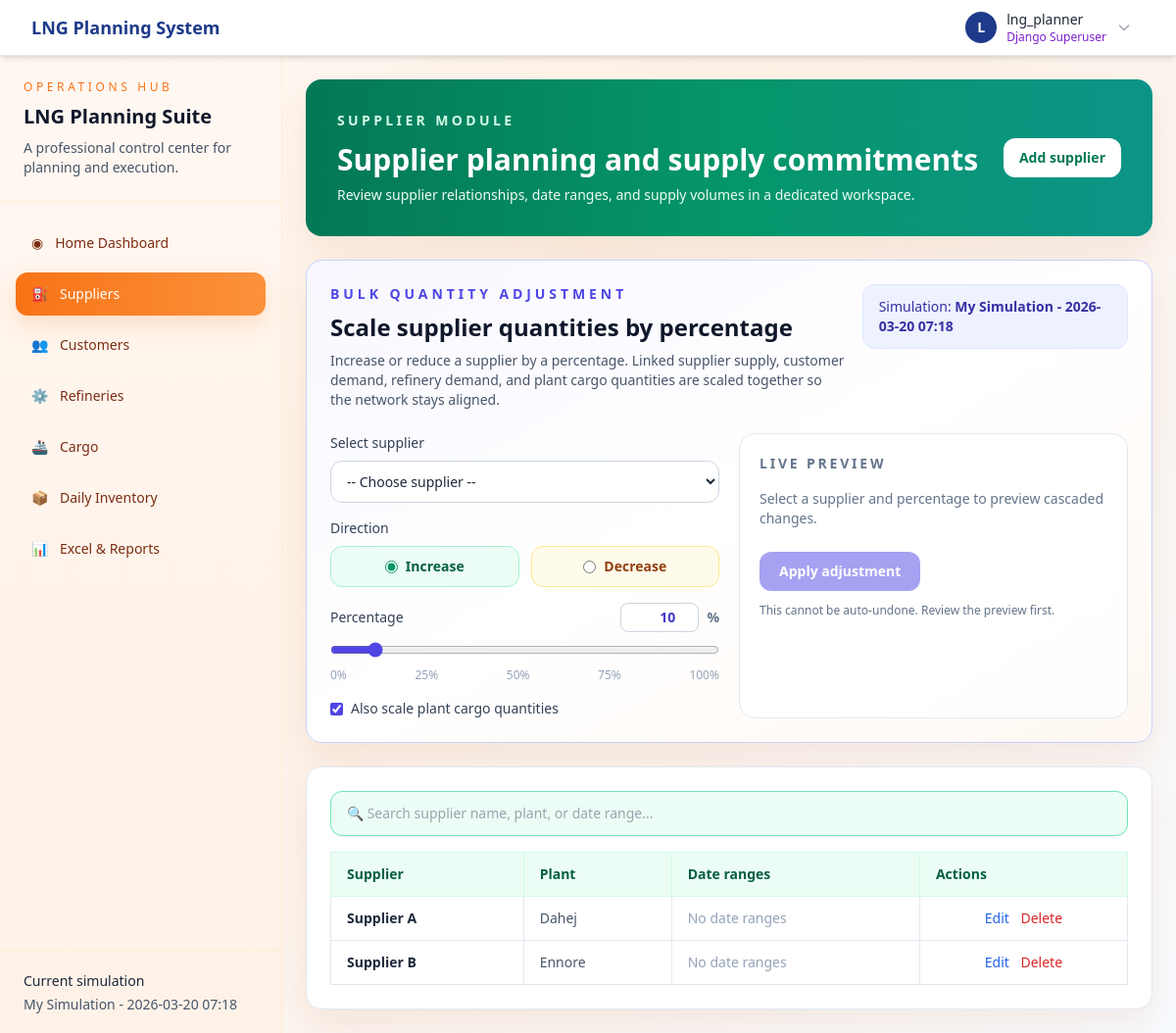
/dashboard/section/suppliers/ (signed in), run on an earlier commit of the app's database.
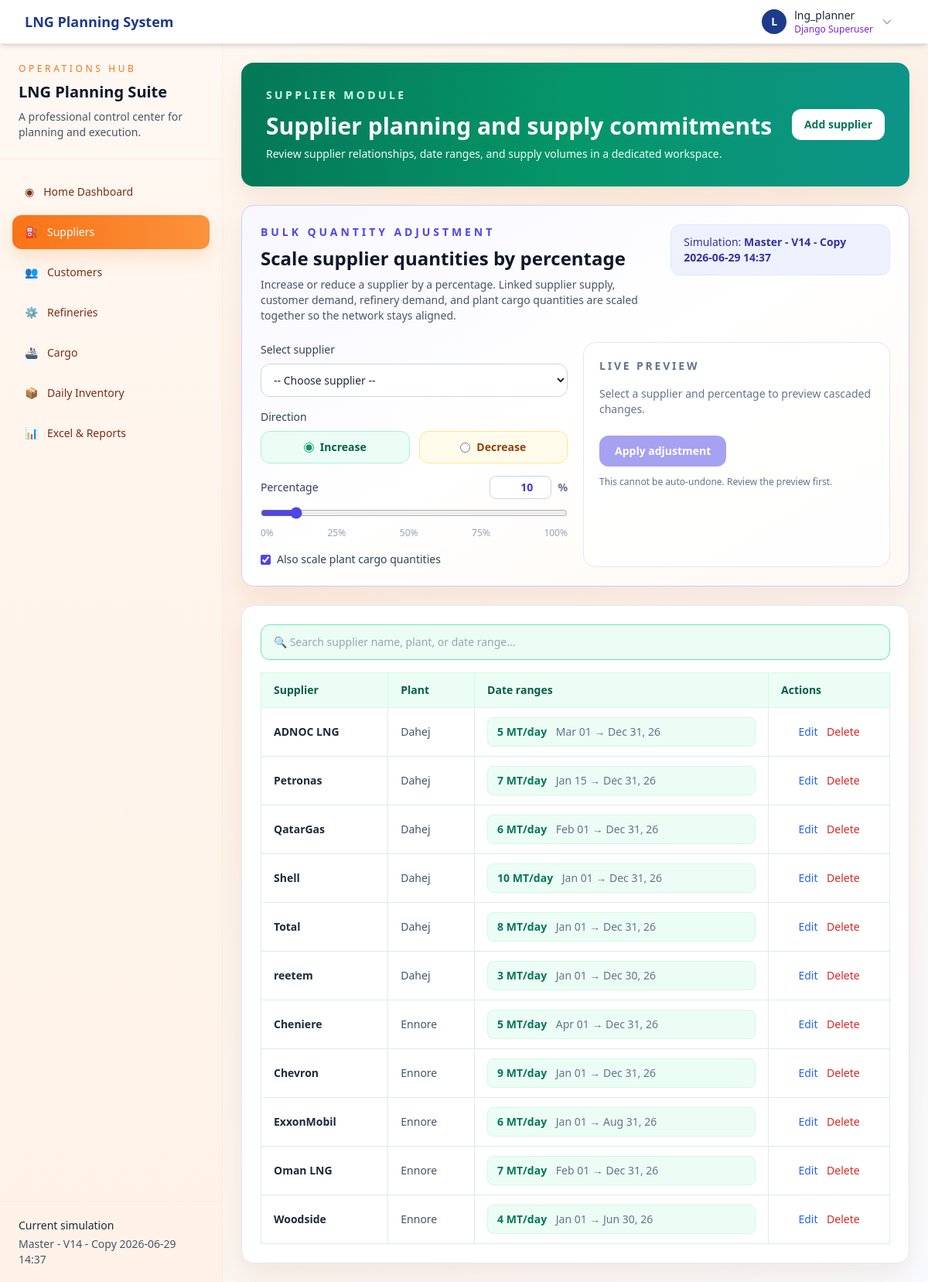
And on a later commit of the database.
### lng_planner/models.py (models this page shows, shortened)
class Simulation(models.Model):
    user = models.ForeignKey(User, on_delete=models.CASCADE, related_name='simulations', null=True, blank=True)
    name = models.CharField(max_length=200, default='Untitled Simulation')
    start_date = models.DateField()
    end_date = models.DateField()
    created_at = models.DateTimeField(auto_now_add=True)
    updated_at = models.DateTimeField(auto_now=True)
    is_active = models.BooleanField(default=True)
    is_master = models.BooleanField(default=False, help_text="Master simulation loaded from SAP")
    sap_api_url = models.URLField(blank=True, help_text="SAP API URL for refreshing master data")
    last_sap_sync = models.DateTimeField(null=True, blank=True, help_text="Last time master data was synced from SAP")
    master_version = models.ForeignKey(
        MasterVersion,
        on_delete=models.SET_NULL,
        null=True,
        blank=True,
        related_name='simulations',
        help_text="Master version this simulation was created from"
    )
    class Meta:
        ordering = ['-updated_at']

class Plant(models.Model):
    name = models.CharField(max_length=200)
    location = models.CharField(max_length=200, blank=True)
    created_at = models.DateTimeField(auto_now_add=True)
    class Meta:
        ordering = ['name']

class Supplier(models.Model):
    simulation = models.ForeignKey(Simulation, on_delete=models.CASCADE, related_name='suppliers')
    plant = models.ForeignKey(Plant, on_delete=models.CASCADE, related_name='suppliers')
    name = models.CharField(max_length=200)
    preference = models.IntegerField(
        default=1,
        help_text="Lower values are served first"
    )
    created_at = models.DateTimeField(auto_now_add=True)
    class Meta:
        ordering = ['plant__name', 'preference', 'name']

class SupplierDate(models.Model):
    supplier = models.ForeignKey(
        Supplier,
        on_delete=models.CASCADE,
        related_name='date_ranges'
    )
    from_date = models.DateField()
    to_date = models.DateField()
    daily_supply = models.FloatField(validators=[MinValueValidator(0)], help_text="MT per day")
    created_at = models.DateTimeField(auto_now_add=True)
    class Meta:
        ordering = ['from_date']

### lng_planner/views.py (the view)
# urls.py: path('dashboard/section/<str:section>/', views.dashboard_section, name='dashboard_section'),
@login_required
def dashboard_section(request, section):
    valid_sections = {'suppliers', 'customers', 'refineries', 'cargo', 'inventory', 'excel'}
    if section not in valid_sections:
        raise Http404('Section not found')
    context = _build_dashboard_context(request)
    context['active_section'] = section
    context['section_title'] = {
        'suppliers': 'Supplier Operations',
        'customers': 'Customer Management',
        'refineries': 'Refinery Planning',
        'cargo': 'Cargo Operations',
        'inventory': 'Daily Inventory Projection',
        'excel': 'Excel & Reports',
    }[section]
    return render(request, f'lng_planner/dashboard_{section}.html', context)

### lng_planner/templates/lng_planner/dashboard_suppliers.html (shortened to what the changed rows need)
{% extends 'lng_planner/dashboard_shell.html' %}
{% block dashboard_content %}
<div class="space-y-6">
    <div class="rounded-2xl border-0 bg-gradient-to-r from-emerald-700 via-emerald-600 to-teal-600 p-8 card-glow text-white">
        <div class="flex flex-col gap-4 lg:flex-row lg:items-center lg:justify-between">
            <div>
                <h1 class="mt-3 text-3xl font-bold">Supplier planning and supply commitments</h1>
            </div>
        </div>
    </div>
    {% include 'lng_planner/_bulk_quantity_adjustment.html' with bulk_source_type='supplier' bulk_entity_label='supplier' %}
    <div class="rounded-2xl border border-slate-200 bg-white p-6 card-glow">
        <div class="overflow-x-auto">
            <table class="min-w-full border-collapse text-sm" id="supplierTable">
                <thead>
                    <tr class="bg-emerald-50 text-left text-emerald-800">
                        <th class="border border-emerald-100 px-4 py-3 font-semibold">Supplier</th>
                        <th class="border border-emerald-100 px-4 py-3 font-semibold">Plant</th>
                        <th class="border border-emerald-100 px-4 py-3 font-semibold">Date ranges</th>
                        {% if not is_viewing_master %}<th class="border border-emerald-100 px-4 py-3 font-semibold">Actions</th>{% endif %}
                    </tr>
                </thead>
                <tbody>
                    {% if suppliers_summary %}
                    {% for plant_id, supplier_list in suppliers_summary.items %}
                    {% for supplier_summary in supplier_list %}
                    <tr class="hover:bg-emerald-50/70">
                        <td class="border border-slate-200 px-4 py-3 font-semibold text-slate-800">{{ supplier_summary.name }}</td>
                        <td class="border border-slate-200 px-4 py-3 text-slate-600">{{ supplier_summary.plant.name }}</td>
                        <td class="border border-slate-200 px-4 py-3">
                            {% if supplier_summary.ranges %}
                            <div class="space-y-2">
                                {% for range in supplier_summary.ranges %}
                                <div class="rounded-lg border border-emerald-100 bg-emerald-50 px-3 py-2 text-sm">
                                    <span class="font-semibold text-emerald-700">{{ range.daily_supply|floatformat:0 }} MT/day</span>
                                    <span class="ml-2 text-slate-500">{{ range.from_date|date:"M d" }} → {{ range.to_date|date:"M d, y" }}</span>
                                </div>
                                {% endfor %}
                            </div>
                            {% else %}
                            <span class="text-slate-400">No date ranges</span>
                            {% endif %}
                        </td>
                        {% if not is_viewing_master %}
                        <td class="border border-slate-200 px-4 py-3 text-center">
                            <a href="{% url 'lng_planner:edit_supplier' supplier_summary.id %}" class="mr-2 text-blue-600 hover:text-blue-700">Edit</a>
                            <a href="{% url 'lng_planner:delete_supplier' supplier_summary.id %}" onclick="return confirm('Delete this supplier?')" class="text-red-600 hover:text-red-700">Delete</a>
                        </td>
                        {% endif %}
                    </tr>
                    {% endfor %}
                    {% endfor %}
                    {% else %}
                    <tr><td colspan="4" class="px-4 py-6 text-center text-slate-500">No suppliers have been added yet.</td></tr>
                    {% endif %}
                </tbody>
            </table>
        </div>
    </div>
</div>
{% endblock %}

### lng_planner/templates/lng_planner/dashboard_shell.html (shortened to what this page needs)
{% load static %}
<!DOCTYPE html>
<html lang="en">
<head>
    <script src="https://cdn.tailwindcss.com"></script>
</head>
<body class="min-h-screen text-slate-800">
    {% include 'lng_planner/navbar.html' %}
    <div class="flex min-h-[calc(100vh-3.5rem)]">
        <aside class="hidden lg:flex w-72 flex-col border-r border-orange-100 bg-gradient-to-b from-[#fff8f2] via-[#fff4eb] to-[#fef2e8] text-slate-700">
            <div class="border-b border-orange-100 px-6 py-6">
                <p class="text-xs uppercase tracking-[0.3em] text-orange-500">Operations Hub</p>
                <h2 class="mt-2 text-xl font-semibold text-slate-900">LNG Planning Suite</h2>
                <p class="mt-2 text-sm text-slate-600">A professional control center for planning and execution.</p>
            </div>
            <nav class="flex-1 space-y-2 px-4 py-5">
                <a href="{% url 'lng_planner:dashboard' %}" class="sidebar-link {% if active_section == 'home' %}active{% endif %} flex items-center gap-3 rounded-xl px-4 py-3 text-sm font-medium">
                    <span>◉</span><span>Home Dashboard</span>
                </a>
                <a href="{% url 'lng_planner:dashboard_section' 'suppliers' %}" class="sidebar-link {% if active_section == 'suppliers' %}active{% endif %} flex items-center gap-3 rounded-xl px-4 py-3 text-sm font-medium">
                    <span>⛽</span><span>Suppliers</span>
                </a>
                <a href="{% url 'lng_planner:dashboard_section' 'customers' %}" class="sidebar-link {% if active_section == 'customers' %}active{% endif %} flex items-center gap-3 rounded-xl px-4 py-3 text-sm font-medium">
                    <span>👥</span><span>Customers</span>
                </a>
                <a href="{% url 'lng_planner:dashboard_section' 'refineries' %}" class="sidebar-link {% if active_section == 'refineries' %}active{% endif %} flex items-center gap-3 rounded-xl px-4 py-3 text-sm font-medium">
                    <span>⚙️</span><span>Refineries</span>
                </a>
                <a href="{% url 'lng_planner:dashboard_section' 'cargo' %}" class="sidebar-link {% if active_section == 'cargo' %}active{% endif %} flex items-center gap-3 rounded-xl px-4 py-3 text-sm font-medium">
                    <span>🚢</span><span>Cargo</span>
                </a>
                <a href="{% url 'lng_planner:dashboard_section' 'inventory' %}" class="sidebar-link {% if active_section == 'inventory' %}active{% endif %} flex items-center gap-3 rounded-xl px-4 py-3 text-sm font-medium">
                    <span>📦</span><span>Daily Inventory</span>
                </a>
                <a href="{% url 'lng_planner:dashboard_section' 'excel' %}" class="sidebar-link {% if active_section == 'excel' %}active{% endif %} flex items-center gap-3 rounded-xl px-4 py-3 text-sm font-medium">
                    <span>📊</span><span>Excel & Reports</span>
                </a>
            </nav>
            <div class="border-t border-orange-100 px-6 py-5 text-sm text-slate-600">
                <p class="font-medium text-slate-800">Current simulation</p>
                <p class="mt-1">{{ active_simulation.name|default:'No active simulation' }}</p>
            </div>
        </aside>
        <main class="flex-1 p-4 lg:p-6">
            {% block dashboard_content %}{% endblock %}
        </main>
    </div>
</body>
</html>

### lng_planner/templates/lng_planner/_bulk_quantity_adjustment.html (shortened to what the changed rows need)
{% if active_simulation and not is_viewing_master and bulk_source_type %}
<div id="bulk-qty-panel" class="rounded-2xl border border-indigo-200 bg-gradient-to-br from-[#f8f7ff] via-white to-[#fff8f2] p-6 card-glow"
     data-simulation-id="{{ active_simulation.id }}"
     data-source-type="{{ bulk_source_type }}"
     data-preview-url="{% url 'lng_planner:bulk_supply_adjustment' %}"
     data-apply-url="{% url 'lng_planner:bulk_supply_adjustment' %}">
    <div class="flex flex-col gap-4 lg:flex-row lg:items-start lg:justify-between">
        <div>
            <p class="text-sm font-semibold uppercase tracking-[0.28em] text-indigo-600">Bulk quantity adjustment</p>
            <h3 class="mt-2 text-2xl font-semibold text-slate-900">Scale {{ bulk_entity_label }} quantities by percentage</h3>
            <p class="mt-2 max-w-2xl text-sm text-slate-600">
                Increase or reduce a {{ bulk_entity_label }} by a percentage. Linked supplier supply, customer demand, refinery demand,
                and plant cargo quantities are scaled together so the network stays aligned.
            </p>
        </div>
        <div class="rounded-xl border border-indigo-100 bg-indigo-50 px-4 py-3 text-sm text-indigo-800">
            Simulation: <strong>{{ active_simulation.name }}</strong>
        </div>
    </div>
    <div class="mt-6 grid gap-5 lg:grid-cols-2">
        <div class="space-y-4">
            <div>
                <label for="bulk-entity-select" class="mb-2 block text-sm font-medium text-slate-700">Select {{ bulk_entity_label }}</label>
                <select id="bulk-entity-select" class="w-full rounded-xl border border-slate-300 bg-white px-3 py-2.5 text-sm focus:border-indigo-500 focus:outline-none focus:ring-2 focus:ring-indigo-200">
                    <option value="">-- Choose {{ bulk_entity_label }} --</option>
                </select>
            </div>
            <div>
                <label class="mb-2 block text-sm font-medium text-slate-700">Direction</label>
                <div class="flex gap-3">
                    <label class="flex flex-1 cursor-pointer items-center justify-center gap-2 rounded-xl border border-emerald-200 bg-emerald-50 px-3 py-2.5 text-sm font-semibold text-emerald-800">
                        <input type="radio" name="bulk_adjustment_type" value="increase" class="accent-emerald-600" checked>
                        Increase
                    </label>
                    <label class="flex flex-1 cursor-pointer items-center justify-center gap-2 rounded-xl border border-amber-200 bg-amber-50 px-3 py-2.5 text-sm font-semibold text-amber-800">
                        <input type="radio" name="bulk_adjustment_type" value="decrease" class="accent-amber-600">
                        Decrease
                    </label>
                </div>
            </div>
            <div>
                <div class="mb-2 flex items-center justify-between">
                    <label for="bulk-percentage-slider" class="text-sm font-medium text-slate-700">Percentage</label>
                    <div class="flex items-center gap-2">
                        <input type="number" id="bulk-percentage-input" min="0" max="100" step="1" value="10"
                               class="w-20 rounded-lg border border-slate-300 px-2 py-1 text-right text-sm font-semibold text-indigo-700 focus:border-indigo-500 focus:outline-none focus:ring-2 focus:ring-indigo-200">
                        <span class="text-sm font-semibold text-slate-500">%</span>
                    </div>
                </div>
                <input type="range" id="bulk-percentage-slider" min="0" max="100" step="1" value="10"
                       class="w-full accent-indigo-600">
                <div class="mt-1 flex justify-between text-xs text-slate-400">
                    <span>0%</span><span>25%</span><span>50%</span><span>75%</span><span>100%</span>
                </div>
            </div>
            <label class="flex items-center gap-2 text-sm text-slate-700">
                <input type="checkbox" id="bulk-include-cargo" class="accent-indigo-600" checked>
                Also scale plant cargo quantities
            </label>
        </div>
        <div class="rounded-2xl border border-slate-200 bg-white/90 p-5">
            <h4 class="text-sm font-semibold uppercase tracking-[0.2em] text-slate-500">Live preview</h4>
            <div id="bulk-preview-empty" class="mt-4 text-sm text-slate-500">
                Select a {{ bulk_entity_label }} and percentage to preview cascaded changes.
            </div>
            <div class="mt-6 flex flex-wrap gap-3">
                <button type="button" id="bulk-apply-btn"
                        class="rounded-xl bg-indigo-600 px-5 py-2.5 text-sm font-semibold text-white hover:bg-indigo-700 disabled:cursor-not-allowed disabled:opacity-50"
                        disabled>
                    Apply adjustment
                </button>
                <p class="self-center text-xs text-slate-500">This cannot be auto-undone. Review the preview first.</p>
            </div>
        </div>
    </div>
</div>
{% endif %}

What changed in the data, as far as the page shows it:
no longer on this page (row edited): Simulation: name "My Simulation - 2026-03-20 07:18"
added Simulation: name "Master - V14 - Copy 2026-06-29 14:37"
now on one of the page's lists (row unchanged): Plant: name "Petronas", plant.name "Dahej", name "QatarGas", name "Shell", name "Total", name "reetem"
computed for Plant "Dahej": name "Supplier A" → "ADNOC LNG"
added SupplierDate: daily_supply "5", from_date "Mar 01", to_date "Dec 31, 26"
added SupplierDate: daily_supply "7", from_date "Jan 15", to_date "Dec 31, 26"
added SupplierDate: daily_supply "6", from_date "Feb 01", to_date "Dec 31, 26"
added SupplierDate: daily_supply "10", from_date "Jan 01", to_date "Dec 31, 26"
added SupplierDate: daily_supply "8", from_date "Jan 01", to_date "Dec 31, 26"
added SupplierDate: daily_supply "3", from_date "Jan 01", to_date "Dec 30, 26"
now on one of the page's lists (row unchanged): Plant: name "Chevron", plant.name "Ennore", name "ExxonMobil", name "Oman LNG", name "Woodside"
computed for Plant "Ennore": name "Supplier B" → "Cheniere"
added SupplierDate: daily_supply "5", from_date "Apr 01", to_date "Dec 31, 26"
added SupplierDate: daily_supply "9", from_date "Jan 01", to_date "Dec 31, 26"
added SupplierDate: daily_supply "6", from_date "Jan 01", to_date "Aug 31, 26"
added SupplierDate: daily_supply "7", from_date "Feb 01", to_date "Dec 31, 26"
added SupplierDate: daily_supply "4", from_date "Jan 01", to_date "Jun 30, 26"
Also different on the page:
list line gone: "No date ranges"
new list line: "MT/day → MT/day → MT/day → MT/day → MT/day → MT/day →"
new list line: "MT/day → MT/day → MT/day → MT/day → MT/day →"
